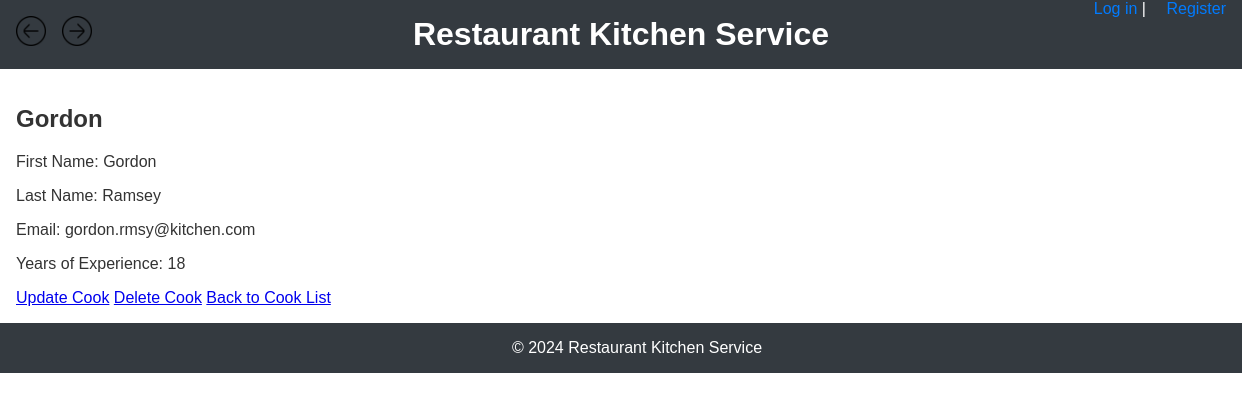
The app's page /kitchen/cooks/1/ with its own data.
### kitchen/models.py (models this page shows, shortened)
class Cook(AbstractUser):
    years_of_experience = models.IntegerField(default=0)
    groups = models.ManyToManyField(
        Group,
        related_name="cooks",
        blank=True,
        help_text="The groups this cook belongs to.",
        related_query_name="cook",
    )
    user_permissions = models.ManyToManyField(
        Permission,
        related_name="cooks",
        blank=True,
        help_text="Specific permissions for this cook.",
        related_query_name="cook",
    )

### kitchen/views.py (the view)
# urls.py: path('cooks/<int:pk>/', CookDetailView.as_view(), name='cook_detail'),
class CookDetailView(DetailView):
    model = Cook
    template_name = 'kitchen/cook_detail.html'
    context_object_name = 'cook'

### templates/kitchen/cook_detail.html (shortened to what this page needs)
{% extends "base.html" %}
{% block content %}
<h2>{{ cook.username }}</h2>
<p>First Name: {{ cook.first_name }}</p>
<p>Last Name: {{ cook.last_name }}</p>
<p>Email: {{ cook.email }}</p>
<p>Years of Experience: {{ cook.years_of_experience }}</p>
<a href="{% url 'kitchen:cook_update' cook.pk %}">Update Cook</a>
<a href="{% url 'kitchen:cook_delete' cook.pk %}">Delete Cook</a>
<a href="{% url 'kitchen:cook_list' %}">Back to Cook List</a>
{% endblock %}

### static/css/styles.css (style rules this page uses)
body { font-family: Arial, sans-serif; margin: 0; padding: 0; color: #333; }

### records on screen
Cook: username "Gordon", first_name "Gordon", last_name "Ramsey", email "gordon.rmsy@kitchen.com", years_of_experience "18"
